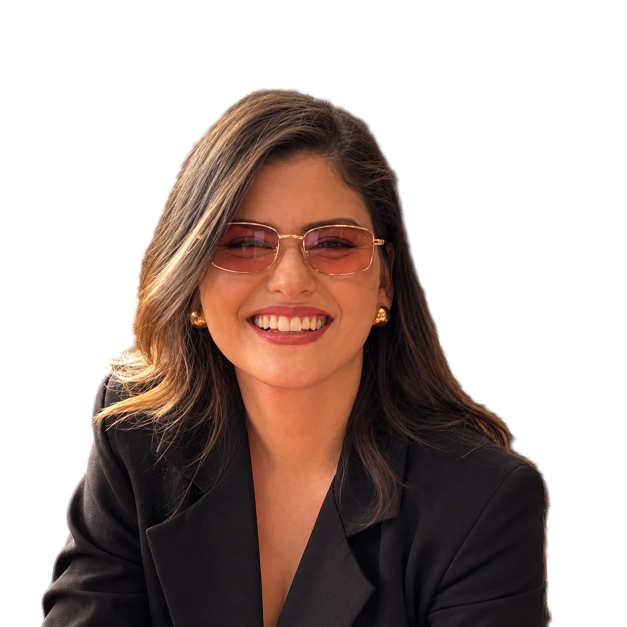
#> input picture assets-src/photos/yasmin-retrato-recorte-refinado.png, 1254 x 1254 px (shown at 1/2 size)
$ python process_images.py
#> lines starting #> are read from the running program, lines starting #| are printed output that depends on the picture; after the words box and inside, x2 and y2 are one past the last pixel; in counts of white or black regions, pixels touching at a corner belong together
"""
Gera os assets web a partir das fotos originais em assets-src/photos.

  python3 scripts/process_images.py

1) Retrato de estúdio -> recorte (alpha) em P&B editorial de alto contraste.
   O alpha bruto (assets-src/photos/yasmin-retrato-recorte.png) foi gerado com
   `rembg` + modelo BiRefNet-portrait. Para regenerá-lo:
     pip install rembg
     python3 -c "from rembg import remove,new_session;from PIL import Image;\
       remove(Image.open('assets-src/photos/yasmin-retrato-estudio.webp').convert('RGB'),\
       session=new_session('birefnet-portrait')).save('assets-src/photos/yasmin-retrato-recorte.png')"
   Depois rode scripts/refine_matte.py, que gera yasmin-retrato-recorte-refinado.png.
2) Fotos de viagem -> crops verticais em cor (o P&B é aplicado via CSS).
"""
from pathlib import Path
from PIL import Image, ImageFilter
import numpy as np

ROOT = Path(__file__).resolve().parent.parent
SRC = ROOT / "assets-src" / "photos"
OUT = ROOT / "src" / "assets" / "images" / "yasmin"
OUT.mkdir(parents=True, exist_ok=True)


def editorial_bw(rgba: Image.Image) -> Image.Image:
    arr = np.asarray(rgba).astype(np.float32) / 255.0
    rgb, a = arr[..., :3], arr[..., 3]
    # Mixagem de canais puxada para o vermelho: pele luminosa, roupa preta densa.
    lum = rgb[..., 0] * 0.46 + rgb[..., 1] * 0.42 + rgb[..., 2] * 0.12
    # Normaliza usando apenas pixels do sujeito.
    m = a > 0.9
    lo, hi = np.percentile(lum[m], 1.0), np.percentile(lum[m], 99.6)
    lum = np.clip((lum - lo) / (hi - lo), 0, 1)
    # Curva em S suave (contraste de cópia fotográfica) + leve gama.
    lum = lum ** 0.92
    s = 1 / (1 + np.exp(-7.5 * (lum - 0.5)))
    s0, s1 = 1 / (1 + np.exp(3.75)), 1 / (1 + np.exp(-3.75))
    lum = (s - s0) / (s1 - s0) * 0.82 + lum * 0.18
    # Alpha já refinado em refine_matte.py (sem ajustes extras aqui).
    g = (np.clip(lum, 0, 1) * 255).astype(np.uint8)
    out = np.dstack([g, g, g, (a * 255).astype(np.uint8)])
    return Image.fromarray(out, "RGBA")


def save_webp(im: Image.Image, name: str, width: int, quality: int = 84):
    h = round(im.height * width / im.width)
    im.resize((width, h), Image.LANCZOS).save(OUT / name, "WEBP", quality=quality, method=6)
    print("->", name, (width, h))


# 1) Retrato recortado
cut = Image.open(SRC / "yasmin-retrato-recorte-refinado.png").convert("RGBA")  # ver refine_matte.py
#> cut is the input picture: PIL image 1254x1254 RGBA; mean R, G, B, A 99.6, 67.8, 54.5, 118.6
bbox = cut.getchannel("A").point(lambda v: 255 if v > 8 else 0).getbbox()
#> bbox = (80, 175, 1108, 1254)
x0, y0, x1, y1 = bbox
#> x0 = 80; y0 = 175; x1 = 1108; y1 = 1254
pad = 10
cut = cut.crop((max(0, x0 - pad), max(0, y0 - pad), min(cut.width, x1 + pad), cut.height))
#> cut: PIL image 1048x1089 RGBA
bw = editorial_bw(cut)
#> in editorial_bw, `lum = rgb[..., 0] * 0.46 + rgb[..., 1] * 0.42 + rgb[..., 2] * 0.12`:
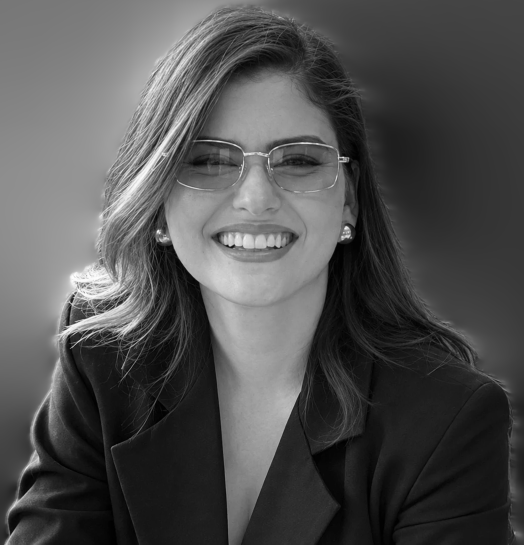
#> lum: shape (1089, 1048) float32 (shown at 1/2 size); min 0, max 1, mean 0.313
#> in editorial_bw, `m = a > 0.9`:
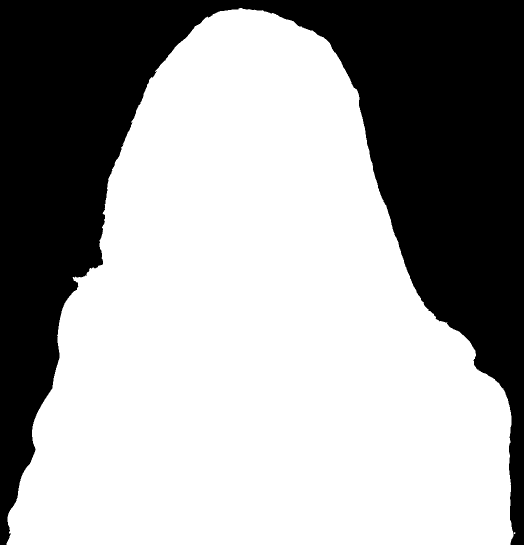
#> m: shape (1089, 1048) bool (shown at 1/2 size); 63.4% white; 1 black region, box (x1, y1, x2, y2) and area: (0, 0, 1048, 1089) 417148
#> in editorial_bw, `lo, hi = np.percentile(lum[m], 1.0), np.percentile(lum[m], 99.6)`: lo = 0.0198; hi = 0.911
#> in editorial_bw, `out = np.dstack([g, g, g, (a * 255).astype(np.uint8)])`:
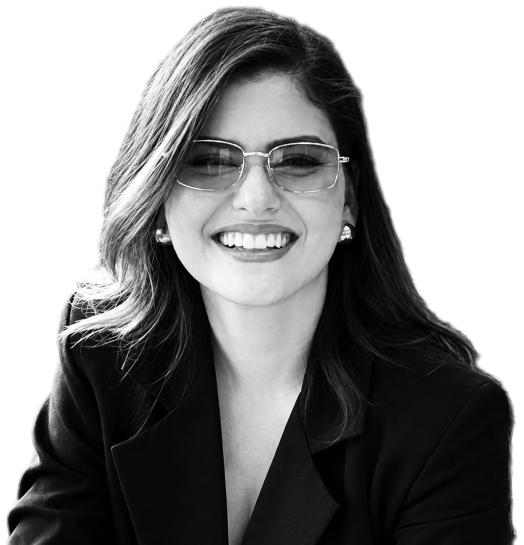
#> out: shape (1089, 1048, 4) (shown at 1/2 size); mean of channels 0, 1, 2, 3 83, 83, 83, 163.4; transparent parts drawn white
for w in (1100, 640):
    save_webp(bw, f"yasmin-hero-recorte-pb-{w}.webp", w, 86)

# 2) Viagens (crop vertical 4:5 focado na pessoa)
def crop_box(im, cx, cy, w_frac, ratio=4 / 5):
    W, H = im.size
    w = W * w_frac
    h = w / ratio
    if h > H:
        h = H
        w = h * ratio
    x = min(max(cx * W - w / 2, 0), W - w)
    y = min(max(cy * H - h / 2, 0), H - h)
    return im.crop((round(x), round(y), round(x + w), round(y + h)))

tibre = Image.open(SRC / "yasmin-roma-tibre.jpg").convert("RGB")
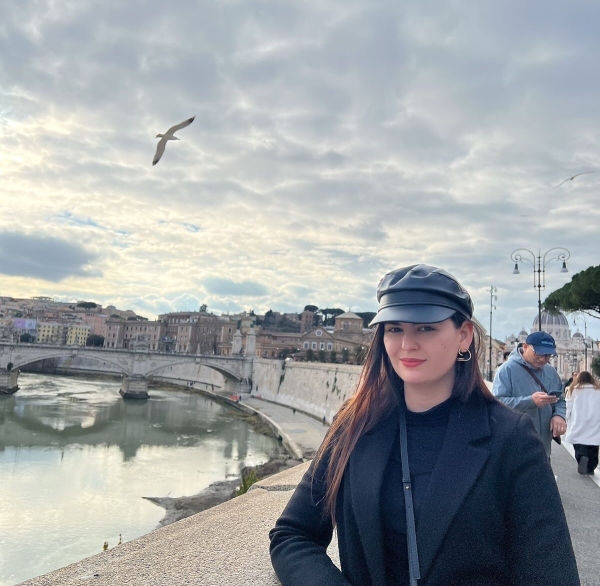
#> input picture assets-src/photos/yasmin-roma-tibre.jpg, 1200 x 1172 px (shown at 1/2 size)
#> tibre is the input picture: PIL image 1200x1172 RGB; mean R, G, B 157.6, 162.1, 164.3
save_webp(crop_box(tibre, 0.62, 0.5, 0.78), "viagem-roma-tibre.webp", 900, 82)
#> in crop_box, `return im.crop((round(x), round(y), round(x + w), round(y + h)))`:
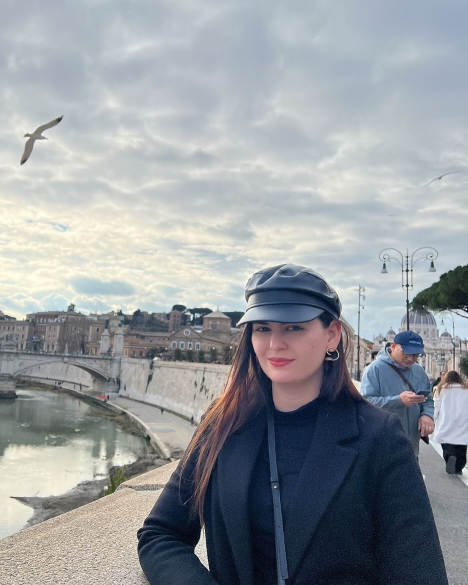
#> returned value: PIL image 936x1170 RGB (shown at 1/2 size); mean R, G, B 149.2, 154.1, 158.4
#| -> viagem-roma-tibre.webp (900, 1125)

castel = Image.open(SRC / "yasmin-roma-castel-santangelo.jpg").convert("RGB")
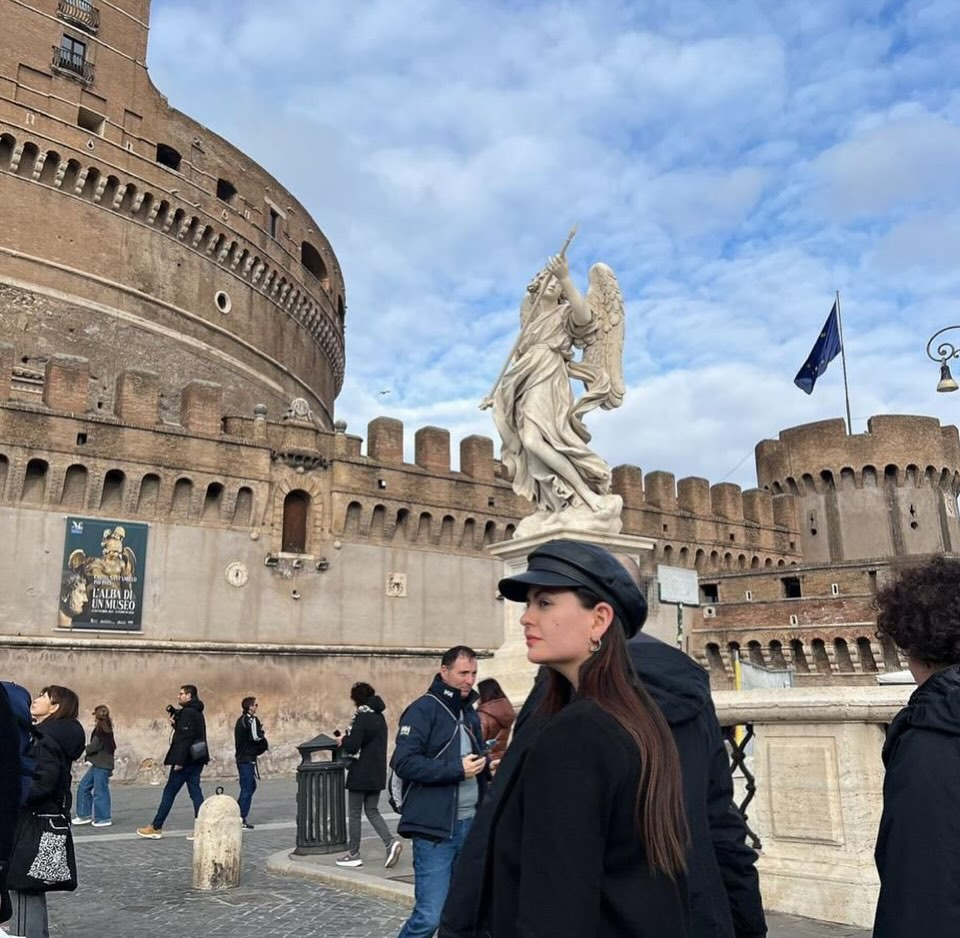
#> input picture assets-src/photos/yasmin-roma-castel-santangelo.jpg, 960 x 938 px
#> castel is the input picture: PIL image 960x938 RGB; mean R, G, B 135.5, 137.9, 143.8
save_webp(crop_box(castel, 0.56, 0.5, 0.80), "viagem-roma-castel-santangelo.webp", 900, 82)
#> call 4 of save_webp, with name = 'viagem-roma-castel-santangelo.webp', width = 900, quality = 82
#> in save_webp (call 4), `h = round(im.height * width / im.width)`: h = 1124
#> in save_webp (call 4), `im.resize((width, h), Image.LANCZOS).save(OUT / name, "WEBP", quality=..`:
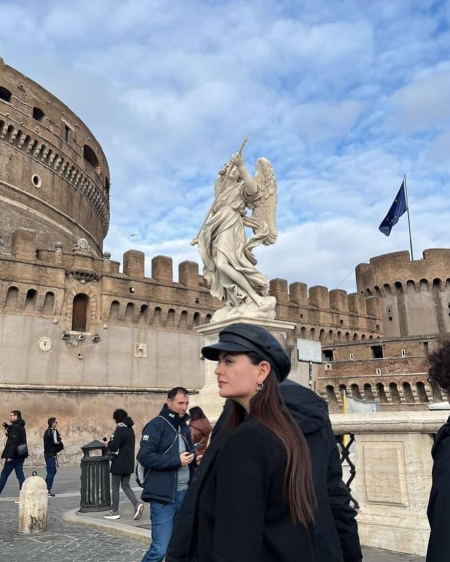
#> saved as viagem-roma-castel-santangelo.webp: PIL image 900x1124 RGB (shown at 1/2 size); mean R, G, B 138.2, 143.3, 152.1
#| -> viagem-roma-castel-santangelo.webp (900, 1124)
